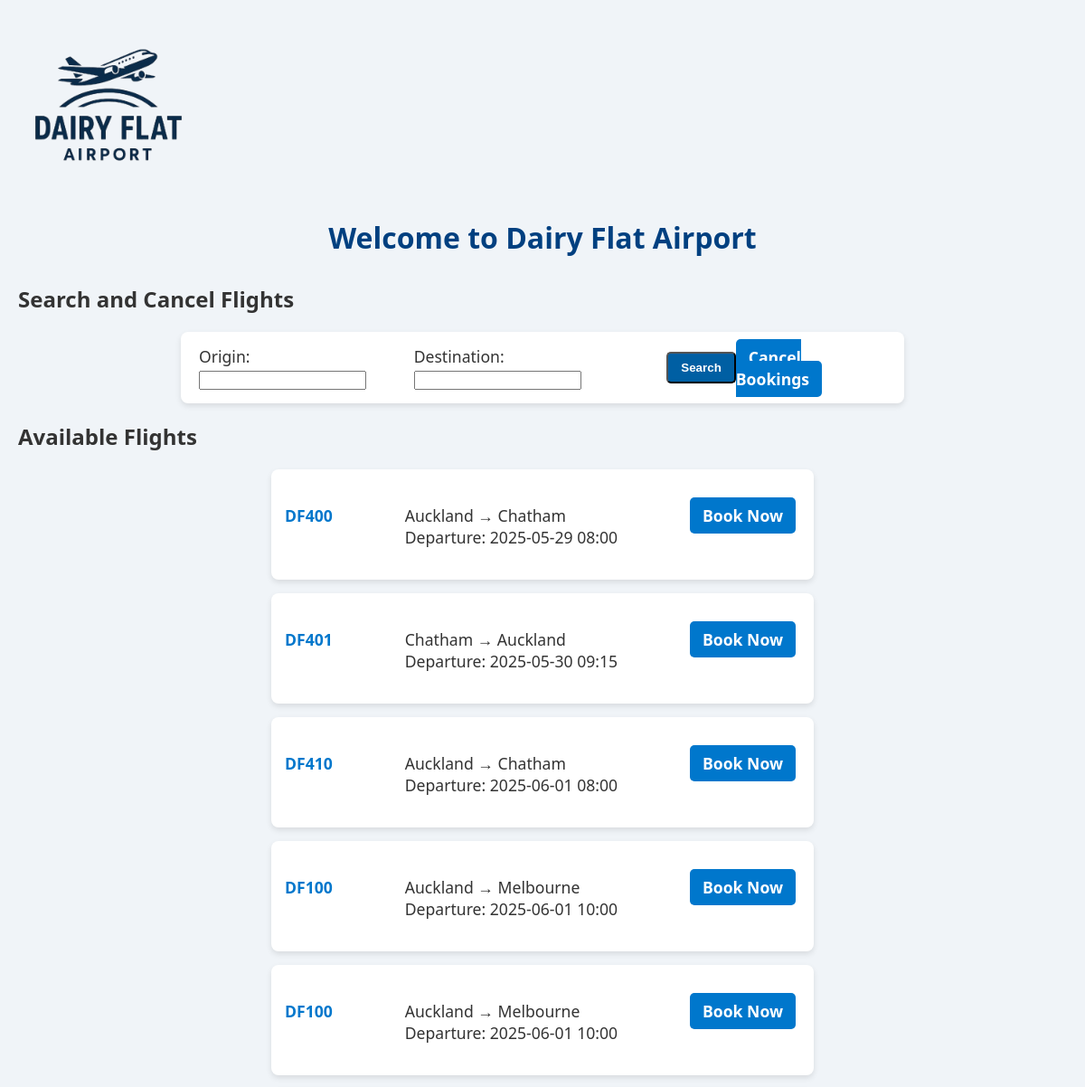
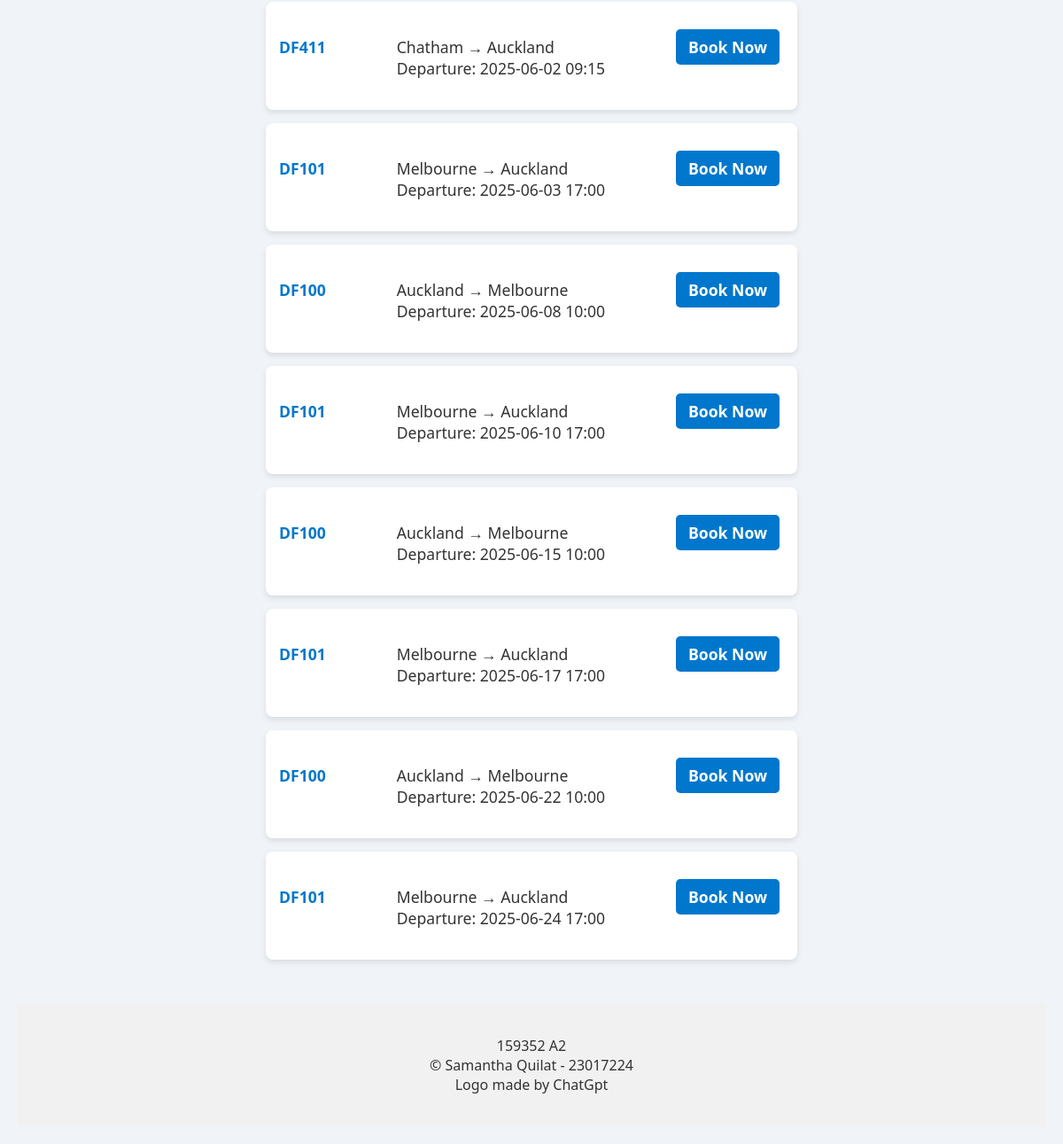
The page / on the database its author committed (2 pictures, top to bottom).
### booking/models.py (models this page shows, shortened)
class ScheduledFlight(models.Model):
    price = models.DecimalField(max_digits=8, decimal_places=2, null=True)
    capacity = models.IntegerField(default=10)
    flight_number = models.CharField(max_length=10)
    aircraft = models.ForeignKey(Aircraft, on_delete=models.CASCADE)
    origin = models.ForeignKey(Airport, related_name='departures', on_delete=models.CASCADE, null=True)
    destination = models.ForeignKey(Airport, related_name='arrivals', on_delete=models.CASCADE, null=True)
    departure_time = models.DateTimeField(default=today_midnight)  # <-- Add default here
    arrival_time = models.DateTimeField(null=True, default=today_midnight)  # optional, if you want it to default too
    price = models.DecimalField(max_digits=8, decimal_places=2, null=True)

class Airport(models.Model):
    code = models.CharField(max_length=4, unique=True)  # e.g., 'NZNE'
    name = models.CharField(max_length=100)
    city = models.CharField(max_length=100, null=True)
    timezone = models.CharField(max_length=50, null=True)  # e.g., 'Pacific/Auckland'

### booking/views.py (the view)
# urls.py: path('', views.home, name='home'),
def home(request):
    flights = list(
        ScheduledFlight.objects.exclude(origin__city=F('destination__city')).order_by('departure_time')
    )
    if flights:
        earliest_departure = flights[0].departure_time.date()
        today = now().date()
        day_diff = (today - earliest_departure).days
        for flight in flights:
            if day_diff > 0:
                flight.departure_time += timedelta(days=day_diff)
    return render(request, "booking/home.html", {"flights": flights})

### booking/templates/booking/home.html (shortened to what this page needs)
{% load static %}
<!DOCTYPE html>
<html>
<head>
</head>
<body>
    <img src="{{ MEDIA_URL }}dairyflatlogo.png" alt="Logo">
    <h1>Welcome to Dairy Flat Airport</h1>
    <h2>Search and Cancel Flights</h2>
    <ul id="searchbar">
        <li id="barsearch">
            <form name="search" id="searchform" action="{% url 'search_flights' %}" method="get">
                <div>
                    <label for="origin">Origin:</label>
                    <input type="text" name="origin" id="origin" required>
                </div>
                <div>
                    <label for="destination">Destination:</label>
                    <input type="text" name="destination" id="destination" required>
                </div>
                <div>
                    <button type="submit">Search</button>
                </div>
                <div>
                    <a href="{% url 'cancel' %}">Cancel Bookings</a>
                </div>
            </form>
        </li>
    </ul>
    <h2>Available Flights</h2>
    <ul>
        {% for flight in flights %}
            <li>
                <strong>{{ flight.flight_number }}</strong>
                <br>
                {{ flight.origin.city }} → {{ flight.destination.city }}
                <br>
                Departure: {{ flight.departure_time|date:"Y-m-d H:i" }}
                <a href="{% url 'book' flight.id %}">Book Now</a>
            </li>
        {% empty %}
            <li>No flights available.</li>
        {% endfor %}
    </ul>
    <footer style="margin-top: 50px; padding: 20px; background-color: #f1f1f1; text-align: center;">
        <p> 159352 A2
            <br>&copy; Samantha Quilat - 23017224
            <br> Logo made by ChatGpt
        </p>
    </footer>
</body>
</html>

### booking/templates/booking/home.html (style rules this page uses)
body { font-family: 'Segoe UI', Tahoma, Geneva, Verdana, sans-serif; background: #f0f4f8; margin: 0; padding: 20px; color: #333; align-items: center; justify-content: center; }
img { max-width: 200px; justify-content: center; align-items: center; display: block; }
h1 { text-align: center; color: #004080; margin-bottom: 30px; }
#searchbar { max-width: 800px; }
form { display: contents; }
ul { list-style: none; max-width: 600px; margin: 0 auto; padding: 0; }
#barsearch { background: white; margin-bottom: 15px; padding: 15px 20px; border-radius: 8px; box-shadow: 0 3px 6px rgba(0,0,0,0.1); display: flex; justify-content: space-between; align-items: center; font-size: 1.1em; }
li { background: white; margin-bottom: 15px; padding: 15px 20px 35px 15px; border-radius: 8px; box-shadow: 0 3px 6px rgba(0,0,0,0.1); display: flex; justify-content: space-between; align-items: center; font-size: 1.1em; }
li strong { color: #0077cc; }
a, button { text-decoration: none; background: #0077cc; color: white; padding: 8px 14px; border-radius: 5px; transition: background-color 0.3s ease; font-weight: 600; }
a:hover, button { background-color: #005fa3; }

### rows shown on the page
ScheduledFlight: flight_number "DF400", origin.city "Auckland", destination.city "Chatham", departure_time "2025-05-29 08:00"
ScheduledFlight: flight_number "DF401", origin.city "Chatham", destination.city "Auckland", departure_time "2025-05-30 09:15"
ScheduledFlight: flight_number "DF410", origin.city "Auckland", destination.city "Chatham", departure_time "2025-06-01 08:00"
ScheduledFlight: flight_number "DF100", origin.city "Auckland", destination.city "Melbourne", departure_time "2025-06-01 10:00"
ScheduledFlight: flight_number "DF100", origin.city "Auckland", destination.city "Melbourne", departure_time "2025-06-01 10:00"
ScheduledFlight: flight_number "DF411", origin.city "Chatham", destination.city "Auckland", departure_time "2025-06-02 09:15"
ScheduledFlight: flight_number "DF101", origin.city "Melbourne", destination.city "Auckland", departure_time "2025-06-03 17:00"
ScheduledFlight: flight_number "DF100", origin.city "Auckland", destination.city "Melbourne", departure_time "2025-06-08 10:00"
ScheduledFlight: flight_number "DF101", origin.city "Melbourne", destination.city "Auckland", departure_time "2025-06-10 17:00"
ScheduledFlight: flight_number "DF100", origin.city "Auckland", destination.city "Melbourne", departure_time "2025-06-15 10:00"
ScheduledFlight: flight_number "DF101", origin.city "Melbourne", destination.city "Auckland", departure_time "2025-06-17 17:00"
ScheduledFlight: flight_number "DF100", origin.city "Auckland", destination.city "Melbourne", departure_time "2025-06-22 10:00"
ScheduledFlight: flight_number "DF101", origin.city "Melbourne", destination.city "Auckland", departure_time "2025-06-24 17:00"
